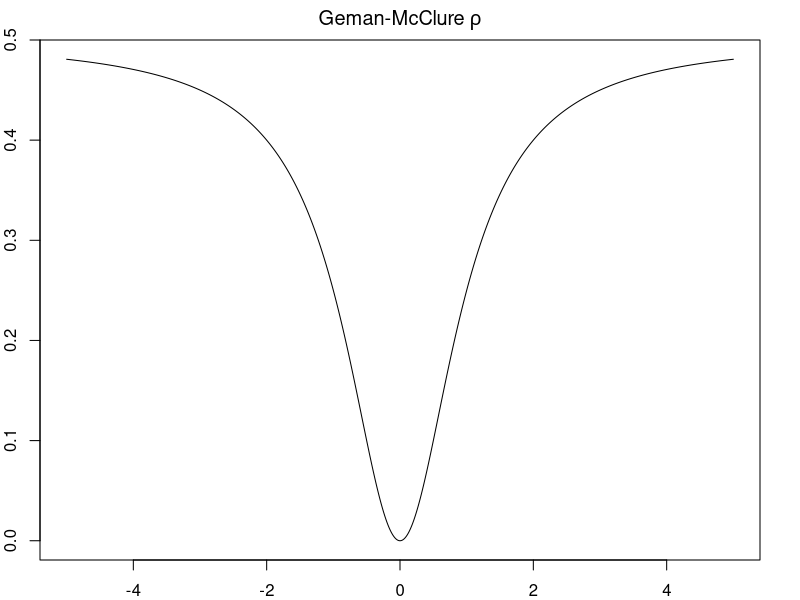

The R source for this figure:
## ---- chunk 1
knitr::opts_chunk$set(echo = TRUE, warning = FALSE)
## ---- chunk 2
library(knitr)
opts_chunk$set(tidy.opts=list(width.cutoff=70),tidy=TRUE)
## ---- chunk 3
par(mar=c(2,2,2,2))
r <- seq(-5,5,0.01)
plot(x = r, y = (r^2/2)/(1+r^2), type = "l", 
     xlab = "r", ylab = bquote(rho["k"]*"(r)"), 
     main = bquote("Geman-McClure" ~ rho))
